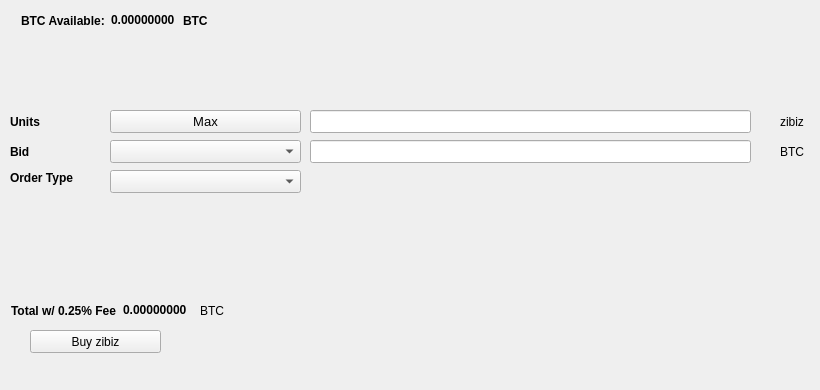
   <widget class="QWidget" name="BuyTab">
    <attribute name="title">
     <string>Buy</string>
    </attribute>
    <widget class="QPushButton" name="BuyECA">
     <property name="geometry">
      <rect>
       <x>30</x>
       <y>330</y>
       <width>131</width>
       <height>23</height>
      </rect>
     </property>
     <property name="text">
      <string>Buy zibiz</string>
     </property>
     <property name="icon">
      <iconset resource="../zibiz.qrc">
       <normaloff>:/icons/bitcoin</normaloff>:/icons/bitcoin</iconset>
     </property>
    </widget>
    <widget class="QLabel" name="label_3">
     <property name="geometry">
      <rect>
       <x>10</x>
       <y>110</y>
       <width>46</width>
       <height>23</height>
      </rect>
     </property>
     <property name="font">
      <font>
       <weight>75</weight>
       <bold>true</bold>
      </font>
     </property>
     <property name="text">
      <string>Units</string>
     </property>
    </widget>
    <widget class="QLineEdit" name="UnitsInput">
     <property name="geometry">
      <rect>
       <x>310</x>
       <y>110</y>
       <width>441</width>
       <height>23</height>
      </rect>
     </property>
     <property name="font">
      <font>
       <pointsize>9</pointsize>
       <weight>75</weight>
       <bold>true</bold>
      </font>
     </property>
    </widget>
    <widget class="QLineEdit" name="BuyBidPriceEdit">
     <property name="geometry">
      <rect>
       <x>310</x>
       <y>140</y>
       <width>441</width>
       <height>23</height>
      </rect>
     </property>
     <property name="font">
      <font>
       <pointsize>9</pointsize>
       <weight>75</weight>
       <bold>true</bold>
      </font>
     </property>
    </widget>
    <widget class="QLabel" name="label_4">
     <property name="geometry">
      <rect>
       <x>780</x>
       <y>110</y>
       <width>31</width>
       <height>23</height>
      </rect>
     </property>
     <property name="text">
      <string>zibiz</string>
     </property>
    </widget>
    <widget class="QLabel" name="label_5">
     <property name="geometry">
      <rect>
       <x>780</x>
       <y>140</y>
       <width>31</width>
       <height>23</height>
      </rect>
     </property>
     <property name="text">
      <string>BTC</string>
     </property>
    </widget>
    <widget class="QLabel" name="label_6">
     <property name="geometry">
      <rect>
       <x>10</x>
       <y>140</y>
       <width>46</width>
       <height>23</height>
      </rect>
     </property>
     <property name="font">
      <font>
       <weight>75</weight>
       <bold>true</bold>
      </font>
     </property>
     <property name="text">
      <string>Bid</string>
     </property>
    </widget>
    <widget class="QLabel" name="label_7">
     <property name="geometry">
      <rect>
       <x>10</x>
       <y>170</y>
       <width>91</width>
       <height>16</height>
      </rect>
     </property>
     <property name="font">
      <font>
       <weight>75</weight>
       <bold>true</bold>
      </font>
     </property>
     <property name="text">
      <string>Order Type</string>
     </property>
    </widget>
    <widget class="QPushButton" name="Buy_Max_Amount">
     <property name="geometry">
      <rect>
       <x>110</x>
       <y>110</y>
       <width>191</width>
       <height>23</height>
      </rect>
     </property>
     <property name="font">
      <font>
       <pointsize>10</pointsize>
      </font>
     </property>
     <property name="text">
      <string>Max</string>
     </property>
    </widget>
    <widget class="QComboBox" name="BuyBidcomboBox">
     <property name="geometry">
      <rect>
       <x>110</x>
       <y>140</y>
       <width>191</width>
       <height>23</height>
      </rect>
     </property>
     <property name="font">
      <font>
       <pointsize>10</pointsize>
      </font>
     </property>
    </widget>
    <widget class="QComboBox" name="buyOrdertypeCombo">
     <property name="geometry">
      <rect>
       <x>110</x>
       <y>170</y>
       <width>191</width>
       <height>23</height>
      </rect>
     </property>
     <property name="font">
      <font>
       <pointsize>10</pointsize>
      </font>
     </property>
    </widget>
    <widget class="QWidget" name="layoutWidget1">
     <property name="geometry">
      <rect>
       <x>21</x>
       <y>11</y>
       <width>227</width>
       <height>19</height>
      </rect>
     </property>
     <layout class="QHBoxLayout" name="horizontalLayout_3">
      <item>
       <widget class="QLabel" name="label232">
        <property name="font">
         <font>
          <weight>75</weight>
          <bold>true</bold>
         </font>
        </property>
        <property name="text">
         <string>BTC Available:</string>
        </property>
       </widget>
      </item>
      <item>
       <widget class="QLabel" name="BtcAvailableLbl">
        <property name="palette">
         <palette>
          <active>
           <colorrole role="WindowText">
            <brush brushstyle="SolidPattern">
             <color alpha="255">
              <red>0</red>
              <green>0</green>
              <blue>0</blue>
             </color>
            </brush>
           </colorrole>
           <colorrole role="Button">
            <brush brushstyle="SolidPattern">
             <color alpha="255">
              <red>0</red>
              <green>170</green>
              <blue>0</blue>
             </color>
            </brush>
           </colorrole>
           <colorrole role="Light">
            <brush brushstyle="SolidPattern">
             <color alpha="255">
              <red>0</red>
              <green>255</green>
              <blue>0</blue>
             </color>
            </brush>
           </colorrole>
           <colorrole role="Midlight">
            <brush brushstyle="SolidPattern">
             <color alpha="255">
              <red>0</red>
              <green>212</green>
              <blue>0</blue>
             </color>
            </brush>
           </colorrole>
           <colorrole role="Dark">
            <brush brushstyle="SolidPattern">
             <color alpha="255">
              <red>0</red>
              <green>85</green>
              <blue>0</blue>
             </color>
            </brush>
           </colorrole>
           <colorrole role="Mid">
            <brush brushstyle="SolidPattern">
             <color alpha="255">
              <red>0</red>
              <green>113</green>
              <blue>0</blue>
             </color>
            </brush>
           </colorrole>
           <colorrole role="Text">
            <brush brushstyle="SolidPattern">
             <color alpha="255">
              <red>0</red>
              <green>170</green>
              <blue>0</blue>
             </color>
            </brush>
           </colorrole>
           <colorrole role="BrightText">
            <brush brushstyle="SolidPattern">
             <color alpha="255">
              <red>255</red>
              <green>255</green>
              <blue>255</blue>
             </color>
            </brush>
           </colorrole>
           <colorrole role="ButtonText">
            <brush brushstyle="SolidPattern">
             <color alpha="255">
              <red>0</red>
              <green>0</green>
              <blue>0</blue>
             </color>
            </brush>
           </colorrole>
           <colorrole role="Base">
            <brush brushstyle="SolidPattern">
             <color alpha="255">
              <red>255</red>
              <green>255</green>
              <blue>255</blue>
             </color>
            </brush>
           </colorrole>
           <colorrole role="Window">
            <brush brushstyle="SolidPattern">
             <color alpha="255">
              <red>0</red>
              <green>170</green>
              <blue>0</blue>
             </color>
            </brush>
           </colorrole>
           <colorrole role="Shadow">
            <brush brushstyle="SolidPattern">
             <color alpha="255">
              <red>0</red>
              <green>0</green>
              <blue>0</blue>
             </color>
            </brush>
           </colorrole>
           <colorrole role="AlternateBase">
            <brush brushstyle="SolidPattern">
             <color alpha="255">
              <red>127</red>
              <green>212</green>
              <blue>127</blue>
             </color>
            </brush>
           </colorrole>
           <colorrole role="ToolTipBase">
            <brush brushstyle="SolidPattern">
             <color alpha="255">
              <red>255</red>
              <green>255</green>
              <blue>220</blue>
             </color>
            </brush>
           </colorrole>
           <colorrole role="ToolTipText">
            <brush brushstyle="SolidPattern">
             <color alpha="255">
              <red>0</red>
              <green>0</green>
              <blue>0</blue>
             </color>
            </brush>
           </colorrole>
          </active>
          <inactive>
           <colorrole role="WindowText">
            <brush brushstyle="SolidPattern">
             <color alpha="255">
              <red>0</red>
              <green>0</green>
              <blue>0</blue>
             </color>
            </brush>
           </colorrole>
           <colorrole role="Button">
            <brush brushstyle="SolidPattern">
             <color alpha="255">
              <red>0</red>
              <green>170</green>
              <blue>0</blue>
             </color>
            </brush>
           </colorrole>
           <colorrole role="Light">
            <brush brushstyle="SolidPattern">
             <color alpha="255">
              <red>0</red>
              <green>255</green>
              <blue>0</blue>
             </color>
            </brush>
           </colorrole>
           <colorrole role="Midlight">
            <brush brushstyle="SolidPattern">
             <color alpha="255">
              <red>0</red>
              <green>212</green>
              <blue>0</blue>
             </color>
            </brush>
           </colorrole>
           <colorrole role="Dark">
            <brush brushstyle="SolidPattern">
             <color alpha="255">
              <red>0</red>
              <green>85</green>
              <blue>0</blue>
             </color>
            </brush>
           </colorrole>
           <colorrole role="Mid">
            <brush brushstyle="SolidPattern">
             <color alpha="255">
              <red>0</red>
              <green>113</green>
              <blue>0</blue>
             </color>
            </brush>
           </colorrole>
           <colorrole role="Text">
            <brush brushstyle="SolidPattern">
             <color alpha="255">
              <red>0</red>
              <green>170</green>
              <blue>0</blue>
             </color>
            </brush>
           </colorrole>
           <colorrole role="BrightText">
            <brush brushstyle="SolidPattern">
             <color alpha="255">
              <red>255</red>
              <green>255</green>
              <blue>255</blue>
             </color>
            </brush>
           </colorrole>
           <colorrole role="ButtonText">
            <brush brushstyle="SolidPattern">
             <color alpha="255">
              <red>0</red>
              <green>0</green>
              <blue>0</blue>
             </color>
            </brush>
           </colorrole>
           <colorrole role="Base">
            <brush brushstyle="SolidPattern">
             <color alpha="255">
              <red>255</red>
              <green>255</green>
              <blue>255</blue>
             </color>
            </brush>
           </colorrole>
           <colorrole role="Window">
            <brush brushstyle="SolidPattern">
             <color alpha="255">
              <red>0</red>
              <green>170</green>
              <blue>0</blue>
             </color>
            </brush>
           </colorrole>
           <colorrole role="Shadow">
            <brush brushstyle="SolidPattern">
             <color alpha="255">
              <red>0</red>
              <green>0</green>
              <blue>0</blue>
             </color>
            </brush>
           </colorrole>
           <colorrole role="AlternateBase">
            <brush brushstyle="SolidPattern">
             <color alpha="255">
              <red>127</red>
              <green>212</green>
              <blue>127</blue>
             </color>
            </brush>
           </colorrole>
           <colorrole role="ToolTipBase">
            <brush brushstyle="SolidPattern">
             <color alpha="255">
              <red>255</red>
              <green>255</green>
              <blue>220</blue>
             </color>
            </brush>
           </colorrole>
           <colorrole role="ToolTipText">
            <brush brushstyle="SolidPattern">
             <color alpha="255">
              <red>0</red>
              <green>0</green>
              <blue>0</blue>
             </color>
            </brush>
           </colorrole>
          </inactive>
          <disabled>
           <colorrole role="WindowText">
            <brush brushstyle="SolidPattern">
             <color alpha="255">
              <red>0</red>
              <green>85</green>
              <blue>0</blue>
             </color>
            </brush>
           </colorrole>
           <colorrole role="Button">
            <brush brushstyle="SolidPattern">
             <color alpha="255">
              <red>0</red>
              <green>170</green>
              <blue>0</blue>
             </color>
            </brush>
           </colorrole>
           <colorrole role="Light">
            <brush brushstyle="SolidPattern">
             <color alpha="255">
              <red>0</red>
              <green>255</green>
              <blue>0</blue>
             </color>
            </brush>
           </colorrole>
           <colorrole role="Midlight">
            <brush brushstyle="SolidPattern">
             <color alpha="255">
              <red>0</red>
              <green>212</green>
              <blue>0</blue>
             </color>
            </brush>
           </colorrole>
           <colorrole role="Dark">
            <brush brushstyle="SolidPattern">
             <color alpha="255">
              <red>0</red>
              <green>85</green>
              <blue>0</blue>
             </color>
            </brush>
           </colorrole>
           <colorrole role="Mid">
            <brush brushstyle="SolidPattern">
             <color alpha="255">
              <red>0</red>
              <green>113</green>
              <blue>0</blue>
             </color>
            </brush>
           </colorrole>
           <colorrole role="Text">
            <brush brushstyle="SolidPattern">
             <color alpha="255">
              <red>0</red>
              <green>85</green>
              <blue>0</blue>
             </color>
            </brush>
           </colorrole>
           <colorrole role="BrightText">
            <brush brushstyle="SolidPattern">
             <color alpha="255">
              <red>255</red>
              <green>255</green>
              <blue>255</blue>
             </color>
            </brush>
           </colorrole>
           <colorrole role="ButtonText">
            <brush brushstyle="SolidPattern">
             <color alpha="255">
              <red>0</red>
              <green>85</green>
              <blue>0</blue>
             </color>
            </brush>
           </colorrole>
           <colorrole role="Base">
            <brush brushstyle="SolidPattern">
             <color alpha="255">
              <red>0</red>
              <green>170</green>
              <blue>0</blue>
             </color>
            </brush>
           </colorrole>
           <colorrole role="Window">
            <brush brushstyle="SolidPattern">
             <color alpha="255">
              <red>0</red>
              <green>170</green>
              <blue>0</blue>
             </color>
            </brush>
           </colorrole>
           <colorrole role="Shadow">
            <brush brushstyle="SolidPattern">
             <color alpha="255">
              <red>0</red>
              <green>0</green>
              <blue>0</blue>
             </color>
            </brush>
           </colorrole>
           <colorrole role="AlternateBase">
            <brush brushstyle="SolidPattern">
             <color alpha="255">
              <red>0</red>
              <green>170</green>
              <blue>0</blue>
             </color>
            </brush>
           </colorrole>
           <colorrole role="ToolTipBase">
            <brush brushstyle="SolidPattern">
             <color alpha="255">
              <red>255</red>
              <green>255</green>
              <blue>220</blue>
             </color>
            </brush>
           </colorrole>
           <colorrole role="ToolTipText">
            <brush brushstyle="SolidPattern">
             <color alpha="255">
              <red>0</red>
              <green>0</green>
              <blue>0</blue>
             </color>
            </brush>
           </colorrole>
          </disabled>
         </palette>
        </property>
        <property name="font">
         <font>
          <weight>75</weight>
          <bold>true</bold>
         </font>
        </property>
        <property name="text">
         <string>0.00000000</string>
        </property>
        <property name="textInteractionFlags">
         <set>Qt::LinksAccessibleByMouse|Qt::TextSelectableByKeyboard|Qt::TextSelectableByMouse</set>
        </property>
       </widget>
      </item>
      <item>
       <widget class="QLabel" name="BtcAvailableLbl_2">
        <property name="font">
         <font>
          <weight>75</weight>
          <bold>true</bold>
         </font>
        </property>
        <property name="text">
         <string>BTC</string>
        </property>
       </widget>
      </item>
     </layout>
    </widget>
    <widget class="QWidget" name="layoutWidge2">
     <property name="geometry">
      <rect>
       <x>11</x>
       <y>301</y>
       <width>259</width>
       <height>19</height>
      </rect>
     </property>
     <layout class="QHBoxLayout" name="horizontalLayout_4">
      <item>
       <widget class="QLabel" name="label_9">
        <property name="font">
         <font>
          <weight>75</weight>
          <bold>true</bold>
         </font>
        </property>
        <property name="text">
         <string>Total w/ 0.25% Fee</string>
        </property>
       </widget>
      </item>
      <item>
       <widget class="QLabel" name="BuyCostLabel">
        <property name="palette">
         <palette>
          <active>
           <colorrole role="WindowText">
            <brush brushstyle="SolidPattern">
             <color alpha="255">
              <red>0</red>
              <green>0</green>
              <blue>0</blue>
             </color>
            </brush>
           </colorrole>
           <colorrole role="Button">
            <brush brushstyle="SolidPattern">
             <color alpha="255">
              <red>0</red>
              <green>170</green>
              <blue>0</blue>
             </color>
            </brush>
           </colorrole>
           <colorrole role="Light">
            <brush brushstyle="SolidPattern">
             <color alpha="255">
              <red>0</red>
              <green>255</green>
              <blue>0</blue>
             </color>
            </brush>
           </colorrole>
           <colorrole role="Midlight">
            <brush brushstyle="SolidPattern">
             <color alpha="255">
              <red>0</red>
              <green>212</green>
              <blue>0</blue>
             </color>
            </brush>
           </colorrole>
           <colorrole role="Dark">
            <brush brushstyle="SolidPattern">
             <color alpha="255">
              <red>0</red>
              <green>85</green>
              <blue>0</blue>
             </color>
            </brush>
           </colorrole>
           <colorrole role="Mid">
            <brush brushstyle="SolidPattern">
             <color alpha="255">
              <red>0</red>
              <green>113</green>
              <blue>0</blue>
             </color>
            </brush>
           </colorrole>
           <colorrole role="Text">
            <brush brushstyle="SolidPattern">
             <color alpha="255">
              <red>0</red>
              <green>170</green>
              <blue>0</blue>
             </color>
            </brush>
           </colorrole>
           <colorrole role="BrightText">
            <brush brushstyle="SolidPattern">
             <color alpha="255">
              <red>255</red>
              <green>255</green>
              <blue>255</blue>
             </color>
            </brush>
           </colorrole>
           <colorrole role="ButtonText">
            <brush brushstyle="SolidPattern">
             <color alpha="255">
              <red>0</red>
              <green>0</green>
              <blue>0</blue>
             </color>
            </brush>
           </colorrole>
           <colorrole role="Base">
            <brush brushstyle="SolidPattern">
             <color alpha="255">
              <red>255</red>
              <green>255</green>
              <blue>255</blue>
             </color>
            </brush>
           </colorrole>
           <colorrole role="Window">
            <brush brushstyle="SolidPattern">
             <color alpha="255">
              <red>0</red>
              <green>170</green>
              <blue>0</blue>
             </color>
            </brush>
           </colorrole>
           <colorrole role="Shadow">
            <brush brushstyle="SolidPattern">
             <color alpha="255">
              <red>0</red>
              <green>0</green>
              <blue>0</blue>
             </color>
            </brush>
           </colorrole>
           <colorrole role="AlternateBase">
            <brush brushstyle="SolidPattern">
             <color alpha="255">
              <red>127</red>
              <green>212</green>
              <blue>127</blue>
             </color>
            </brush>
           </colorrole>
           <colorrole role="ToolTipBase">
            <brush brushstyle="SolidPattern">
             <color alpha="255">
              <red>255</red>
              <green>255</green>
              <blue>220</blue>
             </color>
            </brush>
           </colorrole>
           <colorrole role="ToolTipText">
            <brush brushstyle="SolidPattern">
             <color alpha="255">
              <red>0</red>
              <green>0</green>
              <blue>0</blue>
             </color>
            </brush>
           </colorrole>
          </active>
          <inactive>
           <colorrole role="WindowText">
            <brush brushstyle="SolidPattern">
             <color alpha="255">
              <red>0</red>
              <green>0</green>
              <blue>0</blue>
             </color>
            </brush>
           </colorrole>
           <colorrole role="Button">
            <brush brushstyle="SolidPattern">
             <color alpha="255">
              <red>0</red>
              <green>170</green>
              <blue>0</blue>
             </color>
            </brush>
           </colorrole>
           <colorrole role="Light">
            <brush brushstyle="SolidPattern">
             <color alpha="255">
              <red>0</red>
              <green>255</green>
              <blue>0</blue>
             </color>
            </brush>
           </colorrole>
           <colorrole role="Midlight">
            <brush brushstyle="SolidPattern">
             <color alpha="255">
              <red>0</red>
              <green>212</green>
              <blue>0</blue>
             </color>
            </brush>
           </colorrole>
           <colorrole role="Dark">
            <brush brushstyle="SolidPattern">
             <color alpha="255">
              <red>0</red>
              <green>85</green>
              <blue>0</blue>
             </color>
            </brush>
           </colorrole>
           <colorrole role="Mid">
            <brush brushstyle="SolidPattern">
             <color alpha="255">
              <red>0</red>
              <green>113</green>
              <blue>0</blue>
             </color>
            </brush>
           </colorrole>
           <colorrole role="Text">
            <brush brushstyle="SolidPattern">
             <color alpha="255">
              <red>0</red>
              <green>170</green>
              <blue>0</blue>
             </color>
            </brush>
           </colorrole>
           <colorrole role="BrightText">
            <brush brushstyle="SolidPattern">
             <color alpha="255">
              <red>255</red>
              <green>255</green>
              <blue>255</blue>
             </color>
            </brush>
           </colorrole>
           <colorrole role="ButtonText">
            <brush brushstyle="SolidPattern">
             <color alpha="255">
              <red>0</red>
              <green>0</green>
              <blue>0</blue>
             </color>
            </brush>
           </colorrole>
           <colorrole role="Base">
            <brush brushstyle="SolidPattern">
             <color alpha="255">
              <red>255</red>
              <green>255</green>
              <blue>255</blue>
             </color>
            </brush>
           </colorrole>
           <colorrole role="Window">
            <brush brushstyle="SolidPattern">
             <color alpha="255">
              <red>0</red>
              <green>170</green>
              <blue>0</blue>
             </color>
            </brush>
           </colorrole>
           <colorrole role="Shadow">
            <brush brushstyle="SolidPattern">
             <color alpha="255">
              <red>0</red>
              <green>0</green>
              <blue>0</blue>
             </color>
            </brush>
           </colorrole>
           <colorrole role="AlternateBase">
            <brush brushstyle="SolidPattern">
             <color alpha="255">
              <red>127</red>
              <green>212</green>
              <blue>127</blue>
             </color>
            </brush>
           </colorrole>
           <colorrole role="ToolTipBase">
            <brush brushstyle="SolidPattern">
             <color alpha="255">
              <red>255</red>
              <green>255</green>
              <blue>220</blue>
             </color>
            </brush>
           </colorrole>
           <colorrole role="ToolTipText">
            <brush brushstyle="SolidPattern">
             <color alpha="255">
              <red>0</red>
              <green>0</green>
              <blue>0</blue>
             </color>
            </brush>
           </colorrole>
          </inactive>
          <disabled>
           <colorrole role="WindowText">
            <brush brushstyle="SolidPattern">
             <color alpha="255">
              <red>0</red>
              <green>85</green>
              <blue>0</blue>
             </color>
            </brush>
           </colorrole>
           <colorrole role="Button">
            <brush brushstyle="SolidPattern">
             <color alpha="255">
              <red>0</red>
              <green>170</green>
              <blue>0</blue>
             </color>
            </brush>
           </colorrole>
           <colorrole role="Light">
            <brush brushstyle="SolidPattern">
             <color alpha="255">
              <red>0</red>
              <green>255</green>
              <blue>0</blue>
             </color>
            </brush>
           </colorrole>
           <colorrole role="Midlight">
            <brush brushstyle="SolidPattern">
             <color alpha="255">
              <red>0</red>
              <green>212</green>
              <blue>0</blue>
             </color>
            </brush>
           </colorrole>
           <colorrole role="Dark">
            <brush brushstyle="SolidPattern">
             <color alpha="255">
              <red>0</red>
              <green>85</green>
              <blue>0</blue>
             </color>
            </brush>
           </colorrole>
           <colorrole role="Mid">
            <brush brushstyle="SolidPattern">
             <color alpha="255">
              <red>0</red>
              <green>113</green>
              <blue>0</blue>
             </color>
            </brush>
           </colorrole>
           <colorrole role="Text">
            <brush brushstyle="SolidPattern">
             <color alpha="255">
              <red>0</red>
              <green>85</green>
              <blue>0</blue>
             </color>
            </brush>
           </colorrole>
           <colorrole role="BrightText">
            <brush brushstyle="SolidPattern">
             <color alpha="255">
              <red>255</red>
              <green>255</green>
              <blue>255</blue>
             </color>
            </brush>
           </colorrole>
           <colorrole role="ButtonText">
            <brush brushstyle="SolidPattern">
             <color alpha="255">
              <red>0</red>
              <green>85</green>
              <blue>0</blue>
             </color>
            </brush>
           </colorrole>
           <colorrole role="Base">
            <brush brushstyle="SolidPattern">
             <color alpha="255">
              <red>0</red>
              <green>170</green>
              <blue>0</blue>
             </color>
            </brush>
           </colorrole>
           <colorrole role="Window">
            <brush brushstyle="SolidPattern">
             <color alpha="255">
              <red>0</red>
              <green>170</green>
              <blue>0</blue>
             </color>
            </brush>
           </colorrole>
           <colorrole role="Shadow">
            <brush brushstyle="SolidPattern">
             <color alpha="255">
              <red>0</red>
              <green>0</green>
              <blue>0</blue>
             </color>
            </brush>
           </colorrole>
           <colorrole role="AlternateBase">
            <brush brushstyle="SolidPattern">
             <color alpha="255">
              <red>0</red>
              <green>170</green>
              <blue>0</blue>
             </color>
            </brush>
           </colorrole>
           <colorrole role="ToolTipBase">
            <brush brushstyle="SolidPattern">
             <color alpha="255">
              <red>255</red>
              <green>255</green>
              <blue>220</blue>
             </color>
            </brush>
           </colorrole>
           <colorrole role="ToolTipText">
            <brush brushstyle="SolidPattern">
             <color alpha="255">
              <red>0</red>
              <green>0</green>
              <blue>0</blue>
             </color>
            </brush>
           </colorrole>
          </disabled>
         </palette>
        </property>
        <property name="font">
         <font>
          <weight>75</weight>
          <bold>true</bold>
         </font>
        </property>
        <property name="autoFillBackground">
         <bool>false</bool>
        </property>
        <property name="text">
         <string>0.00000000</string>
        </property>
        <property name="textInteractionFlags">
         <set>Qt::LinksAccessibleByMouse|Qt::TextSelectableByMouse</set>
        </property>
       </widget>
      </item>
      <item>
       <widget class="QLabel" name="label_10">
        <property name="font">
         <font>
          <weight>50</weight>
          <bold>false</bold>
         </font>
        </property>
        <property name="text">
         <string>BTC</string>
        </property>
       </widget>
      </item>
     </layout>
    </widget>
    <widget class="QLabel" name="label_24">
     <property name="geometry">
      <rect>
       <x>460</x>
       <y>300</y>
       <width>281</width>
       <height>81</height>
      </rect>
     </property>
     <property name="text">
      <string/>
     </property>
     <property name="pixmap">
      <pixmap>:/images/bittrex</pixmap>
     </property>
    </widget>
   </widget>
